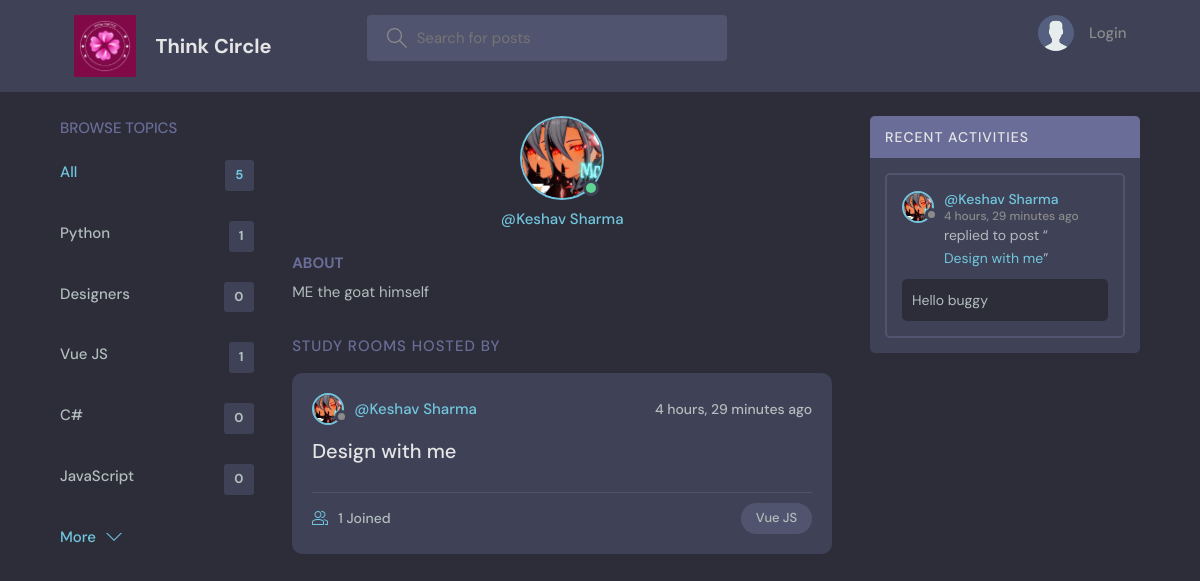
Screenshot of /profile/6/ with the database file from the repository.
### base/models.py (models this page shows, shortened)
class Topic(models.Model):
    name = models.CharField(max_length=200)

class User(AbstractUser):
    username = None  # Remove default username field
    name = models.CharField(max_length=200, null=True)
    email = models.EmailField(unique=True, null=True)
    bio = models.TextField(null=True)
    avatar = models.ImageField(null=True, default="avatar.svg")
    USERNAME_FIELD = 'email'
    REQUIRED_FIELDS = []  # Don't require username on createsuperuser
    objects = CustomUserManager()

class Room(models.Model):
    host = models.ForeignKey(User, on_delete=models.SET_NULL, null=True)
    topic = models.ForeignKey(Topic, on_delete=models.SET_NULL, null=True)
    name = models.CharField(max_length=200)
    description = models.TextField(null=True, blank=True)
    participants = models.ManyToManyField(
        User, related_name='participants', blank=True)
    updated = models.DateTimeField(auto_now=True)
    created = models.DateTimeField(auto_now_add=True)
    class Meta:
        ordering = ['-updated', '-created']
    def __str__(self):
        return self.name

class Message(models.Model):
    user = models.ForeignKey(User, on_delete=models.CASCADE)
    room = models.ForeignKey(Room, on_delete=models.CASCADE)
    body = models.TextField()
    updated = models.DateTimeField(auto_now=True)
    created = models.DateTimeField(auto_now_add=True)
    class Meta:
        ordering = ['-updated', '-created']

### base/views.py (the view)
# urls.py: path('profile/<str:pk>/', views.userProfile, name="user-profile"),
def userProfile(request, pk):
    user = User.objects.get(id=pk)
    rooms = user.room_set.all()
    room_messages = user.message_set.all()
    topics = Topic.objects.all()
    context = {'user': user, 'rooms': rooms,
               'room_messages': room_messages, 'topics': topics}
    return render(request, 'base/profile.html', context)

### base/templates/base/profile.html (shortened to what this page needs)
{% extends 'main.html' %}
{% block content %}
<main class="profile-page layout layout--3">
  <div class="container">
    {% include 'base/topics_component.html' %}
    <div class="roomList">
      <div class="profile">
        <div class="profile__avatar">
          <div class="avatar avatar--large active">
            <img src="{{user.avatar.url}}" />
          </div>
        </div>
        <div class="profile__info">
          <p>@{{user.name}}</p>
        </div>
        <div class="profile__about">
          <h3>About</h3>
          <p>
            {{user.bio}}
          </p>
        </div>
      </div>
      <div class="roomList__header">
        <div>
          <h2>Study Rooms Hosted by {{request.user.name}}</a>
          </h2>
        </div>
      </div>
      {% include 'base/feed_component.html' %}
    </div>
    {% include 'base/activity_component.html' %}
  </div>
</main>
{% endblock content %}

### templates/main.html (shortened to what this page needs)
<!DOCTYPE html>
{% load static %}
<html lang="en">
  <head>
    <link rel="stylesheet" href="{% static 'styles/style.css' %}" />
  </head>
  <body>
    {% include 'navbar.html' %}  {% block content %} {% endblock %}
  </body>
</html>

### templates/navbar.html (shortened to what this page needs)
{% load static %}
<header class="header header--loggedIn">
  <div class="container">
    <a href="{% url 'home' %}" class="header__logo">
      <img src="{% static 'images/logo.png' %}" />
      <h1>Think Circle</h1>
    </a>
    <form class="header__search" method="GET" action="{% url 'home' %}">
      <label>
        <input name="q" placeholder="Search for posts" />
      </label>
    </form>
    <nav class="header__menu">
      {% if request.user.is_authenticated %}
      <div class="header__user">
        <a href="{% url 'update-user' %}">
          <div class="avatar avatar--medium active">
            <img src="{{request.user.avatar.url}}" />
          </div>
          <p>{{request.user.name}}</p>
        </a>
        <button class="dropdown-button">
          <svg
            version="1.1"
            xmlns="http://www.w3.org/2000/svg"
            width="32"
            height="32"
            viewBox="0 0 32 32"
          >
            <title>chevron-down</title>
            <path d="M16 21l-13-13h-3l16 16 16-16h-3l-13 13z"></path>
          </svg>
        </button>
      </div>
      {% else %}
      <a href="{% url 'login' %}">
        <img src="{% static 'images/avatar.svg' %}" />
        <p>Login</p>
      </a>
      {% endif %}
    </nav>
  </div>
</header>

### base/templates/base/topics_component.html
<div class="topics">
    <div class="topics__header">
        <h2>Browse Topics</h2>
    </div>
    <ul class="topics__list">
        <li>
            <a href="{% url 'home' %}" class="active">All <span>{{topics.count}}</span></a>
        </li>
        {% for topic in topics %}
        <li>
            <a href="{% url 'home' %}?q={{topic.name}}">{{topic.name}}<span>{{topic.room_set.all.count}}</span></a>
        </li>
        {% endfor %}
    </ul>
    <a class="btn btn--link" href="{% url 'topics' %}">
        More
        <svg version="1.1" xmlns="http://www.w3.org/2000/svg" width="32" height="32" viewBox="0 0 32 32">
            <title>chevron-down</title>
            <path d="M16 21l-13-13h-3l16 16 16-16h-3l-13 13z"></path>
        </svg>
    </a>
</div>

### base/templates/base/feed_component.html (shortened to what this page needs)
{% for room in rooms %}
<div class="roomListRoom">
  <div class="roomListRoom__header">
    <a
      href="{% url 'user-profile' room.host.id %}"
      class="roomListRoom__author"
    >
      <div class="avatar avatar--small">
        <img src="{{room.host.avatar.url}}" />
      </div>
      <span>@{{room.host.name}}</span>
    </a>
    <div class="roomListRoom__actions">
      <span>{{room.created|timesince}} ago</span>
    </div>
  </div>
  <div class="roomListRoom__content">
    <a href="{% url 'room' room.id %}">{{room.name}}</a>
  </div>
  <div class="roomListRoom__meta">
    <a href="{% url 'room' room.id %}" class="roomListRoom__joined">
      {{room.participants.all.count}} Joined
    </a>
    <p class="roomListRoom__topic">{{room.topic.name}}</p>
  </div>
</div>
{% endfor %}

### base/templates/base/activity_component.html (shortened to what this page needs)
<div class="activities">
  <div class="activities__header">
    <h2>Recent Activities</h2>
  </div>
  {% for message in room_messages %}
  <div class="activities__box">
    <div class="activities__boxHeader roomListRoom__header">
      <a
        href="{% url 'user-profile' message.user.id %}"
        class="roomListRoom__author"
      >
        <div class="avatar avatar--small">
          <img src="{{message.user.avatar.url}}" />
        </div>
        <p>
          @{{message.user.name}}
          <span>{{message.created|timesince}} ago</span>
        </p>
      </a>
    </div>
    <div class="activities__boxContent">
      <p>
        replied to post “<a href="{% url 'room' message.room.id %}"
          >{{message.room}}</a
        >”
      </p>
      <div class="activities__boxRoomContent">{{message.body}}</div>
    </div>
  </div>
  {% endfor %}
</div>

### rows the page displays
Topic: name "Python", room_set.all.count "1"
Topic: name "Designers", room_set.all.count "0"
Topic: name "Vue JS", room_set.all.count "1"
Topic: name "C#", room_set.all.count "0"
Topic: name "JavaScript", room_set.all.count "0"
User: avatar (picture), name "Keshav Sharma", bio "ME the goat himself"
Room: host.avatar (picture), host.name "Keshav Sharma", created "4 hours, 29 minutes", name "Design with me", participants.all.count "1", topic.name "Vue JS"
Message: user.avatar (picture), user.name "Keshav Sharma", created "4 hours, 29 minutes", room "Design with me", body "Hello buggy"

### other values shown
{{ topics.count }} "5"
